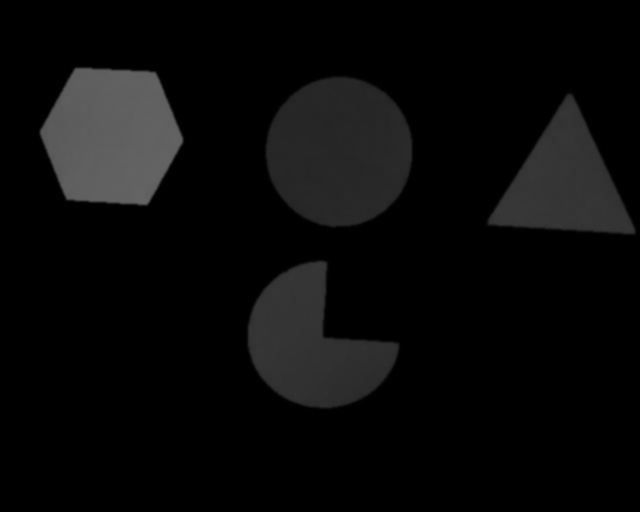
#> input picture opencv/blurred_colors.jpg, 640 x 512 px
$ python take_picture_7.py   (older library calls are emulated)
#> lines starting #> are read from the running program, lines starting #| are printed output that depends on the picture; after the words box and inside, x2 and y2 are one past the last pixel; in counts of white or black regions, pixels touching at a corner belong together
######################################
#
# Name: Intro to OpenCV Part 7
#
# Created by: John Ocker
#
# Assisted by: Documentation on Canvas
#
# Purpose: Reads in an image, and detects
#       the blobs in the image, and then
#       removes then roughly cirlces the blobs.
#
######################################

import cv2
import numpy as np
import glob

img = cv2.imread('blurred_colors.jpg')
#> img is the input picture: shape (512, 640, 3); min 0, max 101, mean 10.1
cv2.imshow('Original',img)

lower = np.array([10,10,10])
upper = np.array([255,255,255])

mask = cv2.inRange(img,lower,upper)
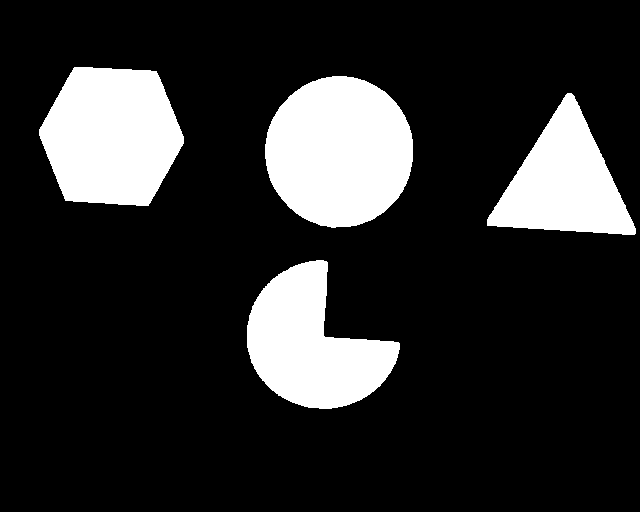
#> mask: shape (512, 640); 17.6% white; 4 white regions, box (x1, y1, x2, y2) and area: (265, 76, 413, 228) 17611, (39, 67, 184, 206) 15609, (247, 260, 400, 409) 13338, (487, 93, 636, 235) 11129

params = cv2.SimpleBlobDetector_Params()

params.minThreshold = 10;
params.maxThreshold = 200;

params.filterByArea = False
params.minArea = 5

params.filterByColor= False
params.blobColor = 200

params.filterByCircularity = False
params.minCircularity = 0.1

params.filterByConvexity = False
params.minConvexity = 0.5

params.filterByInertia = False
params.minInertiaRatio = 0.01

detector = cv2.SimpleBlobDetector(params)

keypoints = detector.detect(mask)
#> keypoints = 4 keypoints; (x, y, size): (339, 151, 148.8), (111, 136, 138.6), (311, 344, 132.9), (564, 182, 119.5)
for kp in keypoints:
    cv2.circle(img,(int(kp.pt[0]), int(kp.pt[1])), int(kp.size),(0,0,255))
#> this loop made 4 passes
#> kp on passes 1 to 4: keypoint at (311, 344.3), size 132.9, keypoint at (563.7, 182.5), size 119.5, keypoint at (338.9, 151.3), size 148.8, keypoint at (111, 135.8), size 138.6
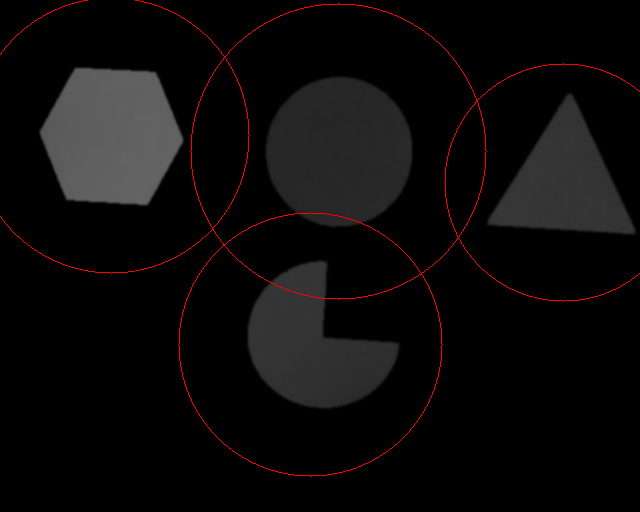
#> img: shape (512, 640, 3); 0.8% of pixels changed, all inside (x1, y1, x2, y2) = (0, 0, 640, 477)

cv2.imshow('Image',img)

cv2.waitKey(0)
cv2.destroyAllWindows()
